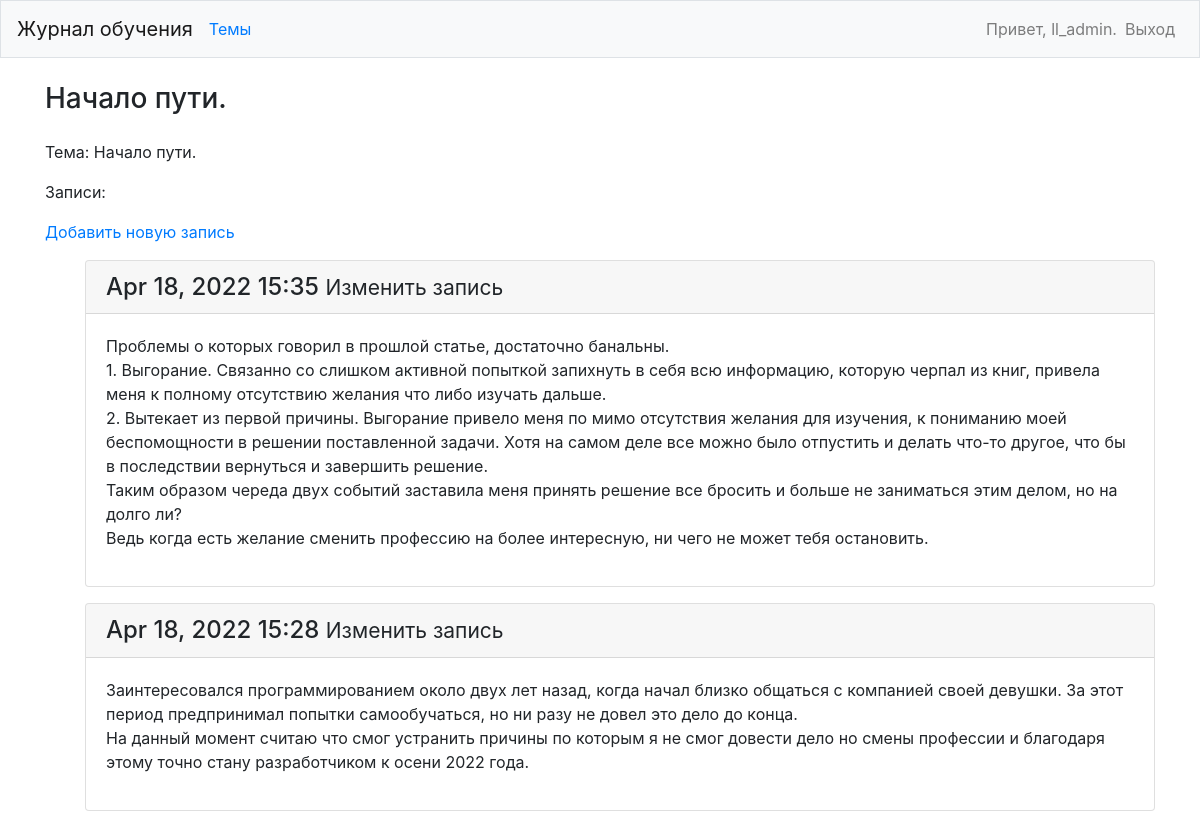
The page /topics/1/ (signed in) on the database its author committed.
### learning_logs/models.py (models this page shows, shortened)
class Topic(models.Model):
	text = models.CharField(max_length=200)
	date_added = models.DateTimeField(auto_now_add=True)
	owner = models.ForeignKey(User, on_delete=models.CASCADE)
	def __str__(self):
		return self.text

class Entry(models.Model):
	topic = models.ForeignKey(Topic, on_delete=models.CASCADE)
	text = models.TextField()
	date_added = models.DateTimeField(auto_now_add=True)
	class Meta:
		verbose_name_plural = 'entries'

### learning_logs/views.py (the view)
# urls.py: path('topics/<int:topic_id>/', views.topic, name='topic'),
@login_required
def topic(request, topic_id):
    topic = Topic.objects.get(id=topic_id)
    if topic.owner != request.user:
        raise Http404
    entries = topic.entry_set.order_by('-date_added')
    context = {'topic':topic, 'entries':entries}
    return render(request, 'learning_logs/topic.html', context)

### learning_logs/templates/learning_logs/topic.html
{% extends 'learning_logs/base.html' %}
{% block page_header %}
    <h3>{{ topic }}</h3>
{% endblock page_header %}
{% block content%}
  <p>Тема: {{ topic }}</p>
  <p>Записи:</p>
  <p>
    <a href="{% url 'learning_logs:new_entry' topic.id %}">Добавить новую запись</a>
  </p>
  <ul>
    {% for entry in entries %}
        <div class="card mb-3">
            <h4 class="card-header">
                {{ entry.date_added|date:'M d, Y H:i' }}
                <small><a href="{% url 'learning_logs:edit_entry' entry.id %}"></a>Изменить запись</small>
            </h4>
            <div class="card-body">
                {{ entry.text|linebreaks }}
            </div>
        </div>
    {% empty %}
      <li>В этой теме пока нет записей</li>
    {% endfor %}
  </ul>
{% endblock content %}

### learning_logs/templates/learning_logs/base.html (shortened to what this page needs)
{% load bootstrap4 %}
<!doctype html>
<html lang="ru">
    <head>
        {% bootstrap_css %}
    </head>
    <body>
        <nav class="navbar navbar-expand-md navbar-light bg-light mb-4 border">
            <a class="navbar-brand" href="{% url 'learning_logs:index' %}">
                Журнал обучения</a>
            <div class="collapse navbar-collapse" id="navbarCollapse">
                <ul class="navbar-nav mr-auto">
                    <li class="nav-item">
                        <a class="'nav-link" href="{% url 'learning_logs:topics' %}">
                            Темы</a></li>
                </ul>
                <ul class="navbar-nav ml-auto">
                    {% if user.is_authenticated %}
                    <li class="nav-item">
                        <span class="navbar-text"}"> Привет, {{ user.username }}.</span>
                    </li>
                    <li class="nav-item">
                        <a class="nav-link" href="{% url 'users:logout' %}">Выход</a></li>
                    {% else %}
                    <li class="nav-item">
                        <a class="nav-link" href="{% url 'users:register' %}">Регистрация</a></li>
                    <li class="nav-item">
                        <a class="nav-link" href="{% url 'users:login' %}">Вход</a></li>
                    {% endif %}
                </ul>
            </div>
        </nav>
        <main role="main" class="container">
            <div class="pb-2 mb-2 borber-bottom">
                {% block page_header %}{% endblock page_header %}
            </div>
            <div>
                {% block content %}{% endblock content %}
            </div>
        </main>
    </body>
</html>

### rows shown on the page
Topic: text "Начало пути."
Entry: date_added "Apr 18, 2022 15:35", text "Проблемы о которых говорил в прошлой статье, достаточно банальны. 1. Выгорание. Связанно со слишком активной попыткой запихнуть в себя всю информацию, которую черпал из книг, привела меня к полному отсутствию желания что либо изучать дальше. 2. Вытекает из первой причины. Выгорание привело меня по мимо отсутствия желания для изучения, к пониманию моей беспомощности в решении поставленной задачи. Хотя на самом деле все можно было отпустить и делать что-то другое, что бы в последствии вернуться и завершить решение. Таким образом череда двух событий заставила меня принять решение все бросить и больше не заниматься этим делом, но на долго ли? Ведь когда есть желание сменить профессию на более…"
Entry: date_added "Apr 18, 2022 15:28", text "Заинтересовался программированием около двух лет назад, когда начал близко общаться с компанией своей девушки. За этот период предпринимал попытки самообучаться, но ни разу не довел это дело до конца. На данный момент считаю что смог устранить причины по которым я не смог довести дело но смены профессии и благодаря этому точно стану разработчиком к осени 2022 года."

### other values the page prints
{{ user.username }} "ll_admin"
